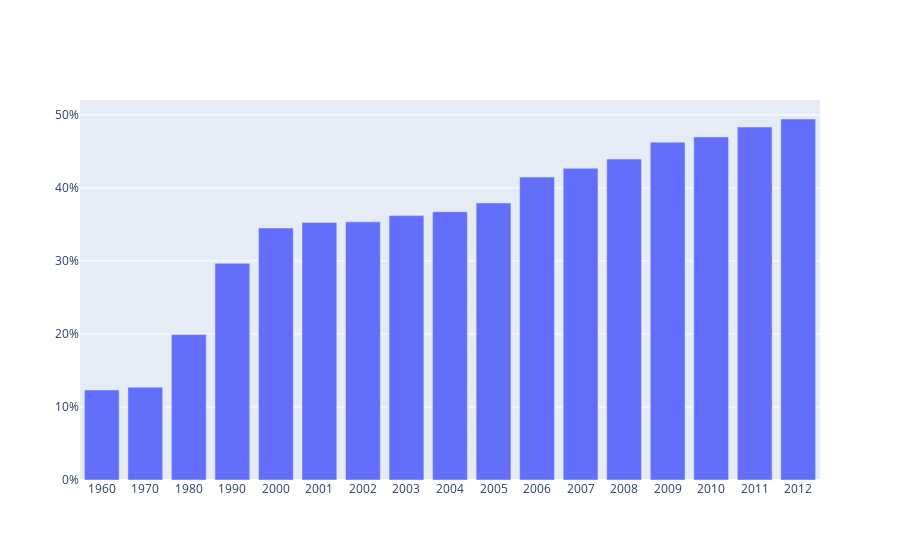

The notebook cell this image was saved under:
### Markdown cell above
A number of things immediately stand out when we look at the bar chart above. First, there is a strange distribution of the bars, but looking at the data we see that this is correct, but perhaps not very visually apealing.

You may also notice that the scale of the y-axis does not make it clear that it is a percentage. We can solve both of these issues. For the x-axis, we can indicate that it is a categorical axis, rather than a scale. For the y-axis, we can show it as a percentage. Below is the code to do this.

### Code cell
layout = go.Layout(
    xaxis=go.layout.XAxis(
        type='category'
    ),
    yaxis=go.layout.YAxis(
        tickformat=',.0%',
    )
)

fig = go.Figure(data=trace, layout=layout)
fig.show()

### Figure 1 — Plotly figure (JSON) as saved in the notebook; plotly's stock layout.template omitted (floating-point values rounded to 4 significant figures)
{"data": [{"type": "bar", "x": [1960, 1970, 1980, 1990, 2000, 2001, 2002, 2003, 2004, 2005, 2006, 2007, 2008, 2009, 2010, 2011, 2012], "y": [0.1233, 0.127, 0.1992, 0.2968, 0.345, 0.3528, 0.3535, 0.362, 0.3673, 0.3793, 0.4148, 0.4269, 0.4394, 0.4626, 0.4697, 0.4833, 0.4943]}], "layout": {"xaxis": {"type": "category"}, "yaxis": {"tickformat": ",.0%"}}}
